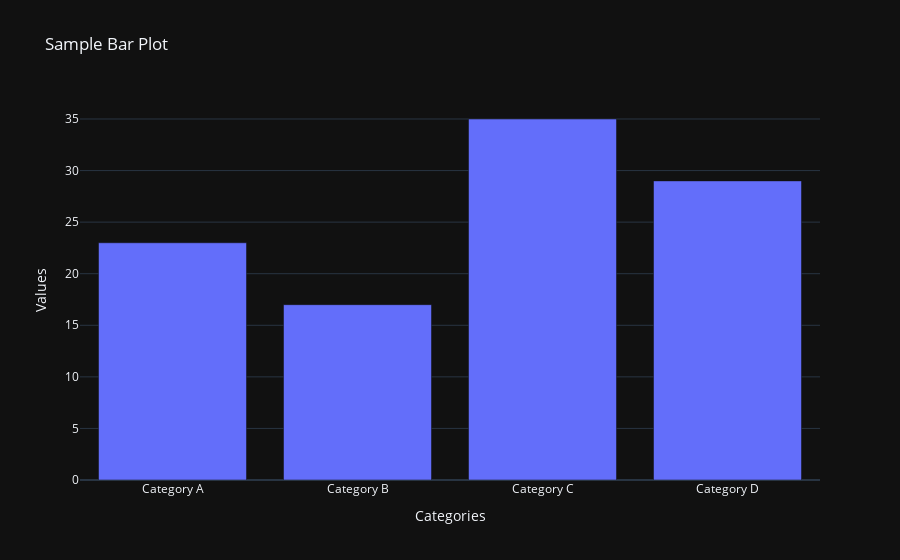

Notebook code for this chart:
### Code cell
#5)Generate a bar plot using Plotly
import plotly.graph_objects as go

# Sample data
categories = ['Category A', 'Category B', 'Category C', 'Category D']
values = [23, 17, 35, 29]

# Create a bar plot
fig = go.Figure(data=[go.Bar(x=categories, y=values)])

# Update layout
fig.update_layout(
    title='Sample Bar Plot',
    xaxis_title='Categories',
    yaxis_title='Values',
    template='plotly_dark'
)

# Show the plot
fig.show()

### Figure 1 — Plotly figure (JSON) as saved in the notebook; plotly's stock layout.template omitted (floating-point values rounded to 4 significant figures)
{"data": [{"type": "bar", "x": ["Category A", "Category B", "Category C", "Category D"], "y": [23, 17, 35, 29]}], "layout": {"title": {"text": "Sample Bar Plot"}, "xaxis": {"title": {"text": "Categories"}}, "yaxis": {"title": {"text": "Values"}}}}
